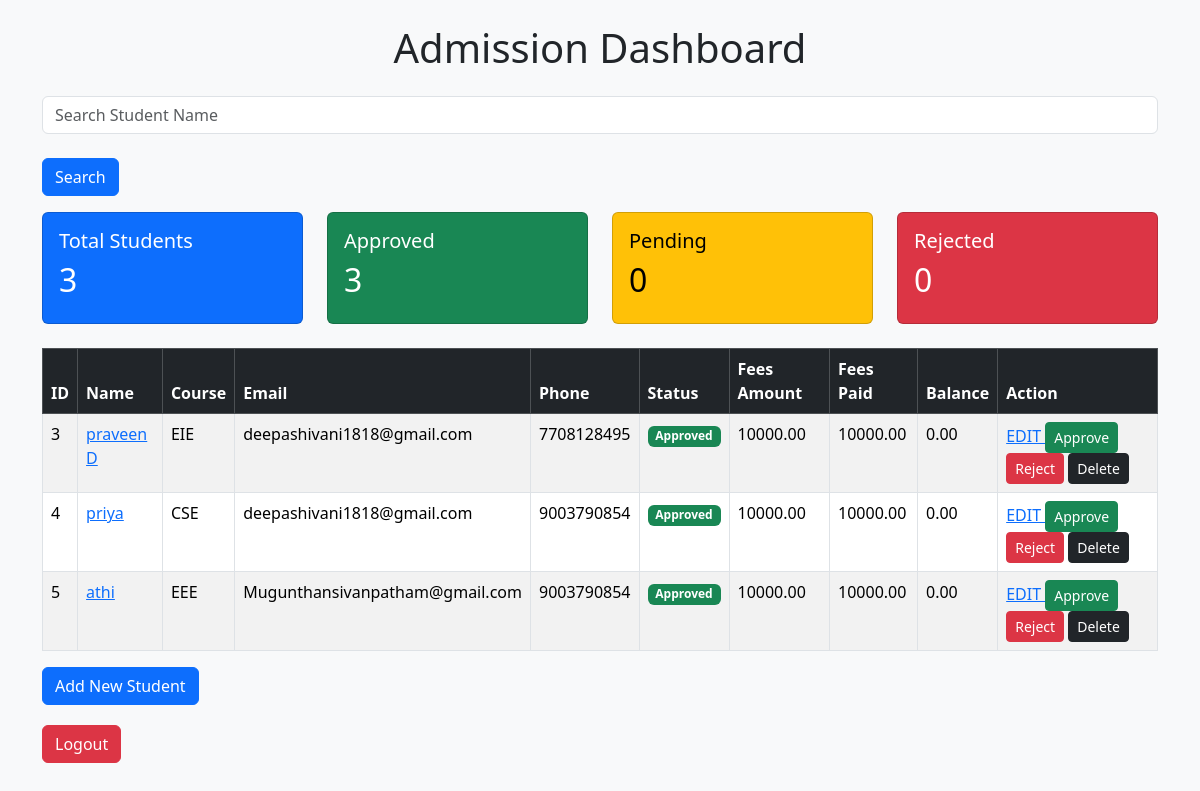
Page /dashboard/ (signed in) on the earlier database version.
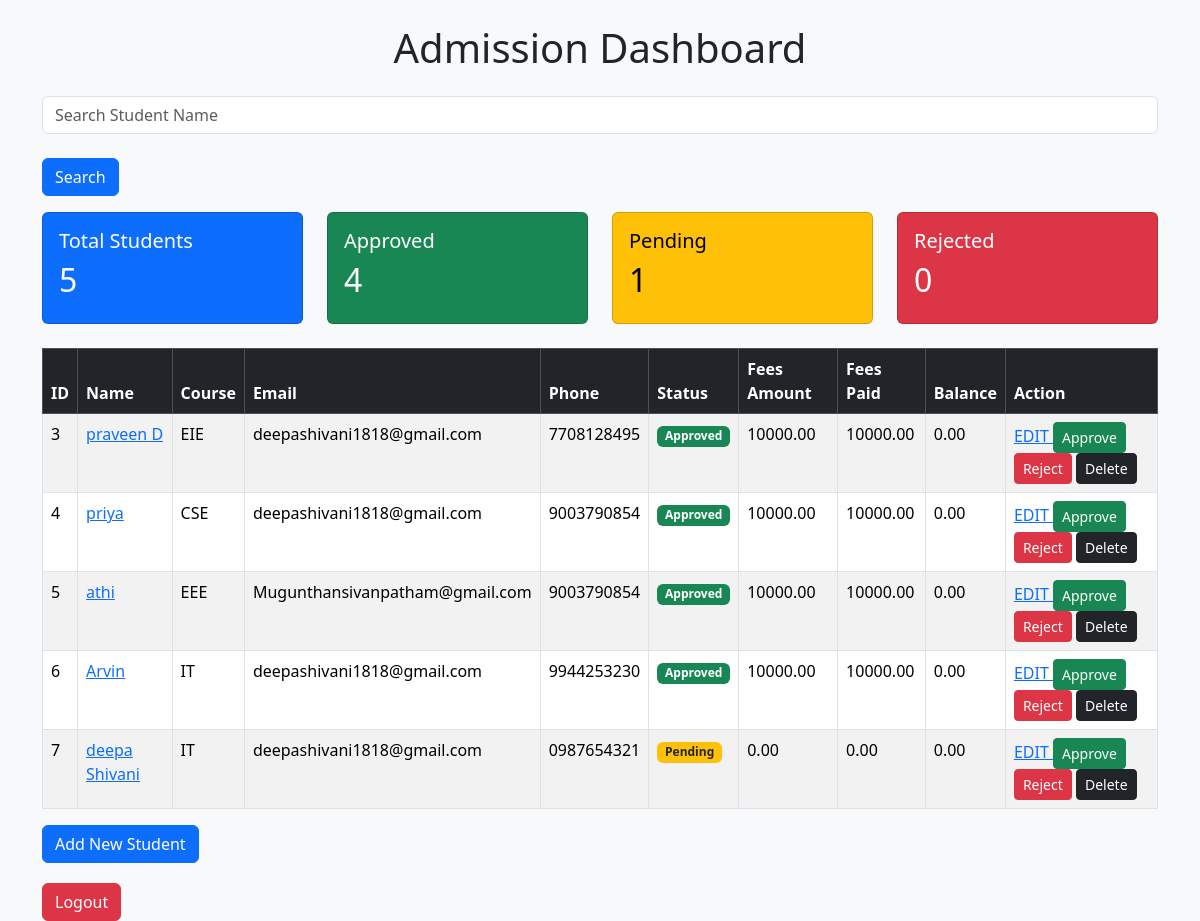
Same page on the later database version.
### admission/models.py (models this page shows, shortened)
class Student(models.Model):
    name = models.CharField(max_length=100)
    email = models.EmailField()
    phone = models.CharField(max_length=15)
    course = models.CharField(max_length=100)
    address = models.TextField()
    father_name = models.CharField(max_length=100)
    mother_name = models.CharField(max_length=100)
    dob = models.DateField()
    gender = models.CharField(max_length=20)
    marksheet = models.FileField(upload_to='marksheets/', null=True, blank=True)
    status = models.CharField(
        max_length=20,
        default="Pending"
    )
    fees_amount = models.DecimalField(
        max_digits=10,
        decimal_places=2,
        default=0
    )
    fees_paid = models.DecimalField(
        max_digits=10,
        decimal_places=2,
        default=0
    )
    @property
    def fees_balance(self):
        return self.fees_amount - self.fees_paid

### admission/views.py (the view)
@login_required
def dashboard(request):
    q = request.GET.get("q")
    if q:
        students = Student.objects.filter(name__icontains=q)
    else:
        students = Student.objects.all()
    total = Student.objects.count()
    approved = Student.objects.filter(status="Approved").count()
    rejected = Student.objects.filter(status="Rejected").count()
    pending = Student.objects.filter(status="Pending").count()
    return render(
        request,
        "admission/dashboard.html",
        {
            "students": students,
            "total": total,
            "approved": approved,
            "rejected": rejected,
            "pending": pending,
        },
    )

### admission/templates/admission/dashboard.html (shortened to what this page needs)
<!DOCTYPE html>
<html>
<head>
<link href="https://cdn.jsdelivr.net/npm/bootstrap@5.3.3/dist/css/bootstrap.min.css" rel="stylesheet">
</head>
<body class="bg-light">
<div class="container mt-4">
<h1 class="text-center mb-4">
    Admission Dashboard
</h1>
<form method="GET" class="mb-3">
    <input
        type="text"
        name="q"
        placeholder="Search Student Name"
        class="form-control"
    >
    <br>
    <button class="btn btn-primary">
        Search
    </button>
</form>
<div class="row mb-4">
    <div class="col-md-3">
        <div class="card text-bg-primary">
            <div class="card-body">
                <h5>Total Students</h5>
                <h2>{{ total }}</h2>
            </div>
        </div>
    </div>
    <div class="col-md-3">
        <div class="card text-bg-success">
            <div class="card-body">
                <h5>Approved</h5>
                <h2>{{ approved }}</h2>
            </div>
        </div>
    </div>
    <div class="col-md-3">
        <div class="card text-bg-warning">
            <div class="card-body">
                <h5>Pending</h5>
                <h2>{{ pending }}</h2>
            </div>
        </div>
    </div>
    <div class="col-md-3">
        <div class="card text-bg-danger">
            <div class="card-body">
                <h5>Rejected</h5>
                <h2>{{ rejected }}</h2>
            </div>
        </div>
    </div>
</div>
<table class="table table-bordered table-striped table-hover">
    <thead class="table-dark">
        <tr>
            <th>ID</th>
            <th>Name</th>
            <th>Course</th>
            <th>Email</th>
            <th>Phone</th>
            <th>Status</th>
            <th>Fees Amount</th>
            <th>Fees Paid</th>
            <th>Balance</th>
            <th>Action</th>
        </tr>
    </thead>
    <tbody>
    {% for student in students %}
    <tr>
        <td>{{ student.id }}</td>
        <td>
            <a href="/student/{{ student.id }}/">
                {{ student.name }}
            </a>
        </td>
        <td>{{ student.course }}</td>
        <td>{{ student.email }}</td>
        <td>{{ student.phone }}</td>
        <td>
            {% if student.status == "Approved" %}
                <span class="badge bg-success">
                    Approved
                </span>
            {% elif student.status == "Rejected" %}
                <span class="badge bg-danger">
                    Rejected
                </span>
            {% else %}
                <span class="badge bg-warning text-dark">
                    Pending
                </span>
            {% endif %}
        </td>
        <td>{{ student.fees_amount }}</td>
        <td>{{ student.fees_paid }}</td>
        <td>{{ student.fees_balance }}</td>
        <td>
           <a href="/edit/{{ student.id }}/">
               EDIT
           </a>
            <a href="/status/{{ student.id }}/Approved/"
               class="btn btn-success btn-sm">
               Approve
            </a>
            <a href="/status/{{ student.id }}/Rejected/"
               class="btn btn-danger btn-sm">
               Reject
            </a>
            <a href="/delete/{{ student.id }}/"
               class="btn btn-dark btn-sm">
               Delete
            </a>
        </td>
    </tr>
    {% empty %}
    <tr>
        <td colspan="10" class="text-center">
            No Students Found
        </td>
    </tr>
    {% endfor %}
    </tbody>
</table>
<a href="/" class="btn btn-primary">
    Add New Student
</a>
<form action="/accounts/logout/" method="post" style="margin-top:20px;">
    <button type="submit" class="btn btn-danger">
        Logout
    </button>
</form>

Differences in the rows shown:
added Student: id "6", name "Arvin", course "IT", email "deepashivani1818@gmail.com", phone "9944253230", status "Approved", fees_amount "10000.00", fees_paid "10000.00", fees_balance "0.00"
added Student: id "7", name "deepa Shivani", course "IT", email "deepashivani1818@gmail.com", phone "0987654321", status "Pending", fees_amount "0.00", fees_paid "0.00", fees_balance "0.00"
Other differences:
{{ total }}: "3" → "5"
{{ approved }}: "3" → "4"
{{ pending }}: "0" → "1"
